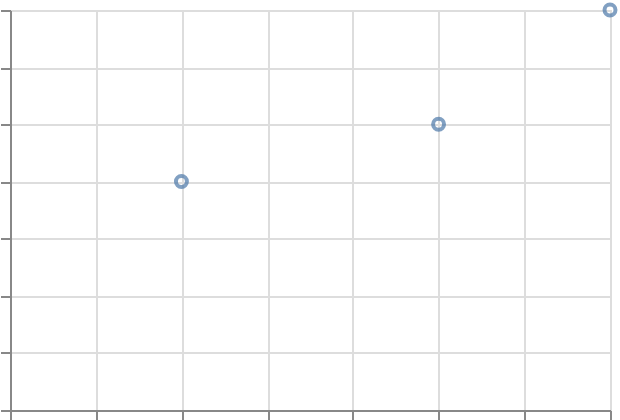

Write the Vega-Lite specification saved for this chart.
### Vega-Lite specification from a JSON file in a GitHub repository (floating-point values rounded to 4 significant figures)
{"$schema": "https://vega.github.io/schema/vega-lite/v6.json", "padding": 5, "autosize": "none", "width": 300, "height": 200, "data": {"name": "table", "values": [{"c": "A", "g": "p", "x": 1, "y": 2, "v": 5, "t": "2024-01-15", "o": {"v": 3}, "IMDB Rating": 6.1, "d": "x1"}, {"c": "B", "g": "q", "x": 2, "y": 4, "v": 9, "t": "2024-02-20", "o": {"v": 7}, "IMDB Rating": 7.4, "d": "x2"}, {"c": "A", "g": "q", "x": 3, "y": 3, "v": 2, "t": "2024-03-05", "o": {"v": 1}, "IMDB Rating": 5.2, "d": "x1"}, {"c": "C", "g": "p", "x": 4, "y": 6, "v": 7, "t": "2024-05-30", "o": {"v": 4}, "IMDB Rating": 8.8, "d": "x3"}, {"c": "B", "g": "p", "x": 5, "y": 5, "v": 4, "t": "2024-07-11", "o": {"v": 9}, "IMDB Rating": 6.9, "d": "x2"}, {"c": "C", "g": "q", "x": 6, "y": 8, "v": 6, "t": "2024-09-02", "o": {"v": 2}, "IMDB Rating": 7.7, "d": "x3"}, {"c": "A", "g": "p", "x": 7, "y": 7, "v": 8, "t": "2024-11-25", "o": {"v": 5}, "IMDB Rating": 4.4, "d": "x1"}, {"c": "B", "g": "q", "x": 8, "y": 9, "v": 3, "t": "2024-12-31", "o": {"v": 8}, "IMDB Rating": 9.1, "d": "x2"}]}, "transform": [{"filter": {"and": [{"field": "x", "gte": 2}, {"field": "c", "oneOf": ["A", "B"]}]}}, {"filter": "datum.v > 2"}, {"filter": {"field": "y", "range": [2, 8]}}], "mark": "point", "encoding": {"x": {"field": "x", "type": "quantitative"}, "y": {"field": "y", "type": "quantitative"}}}
